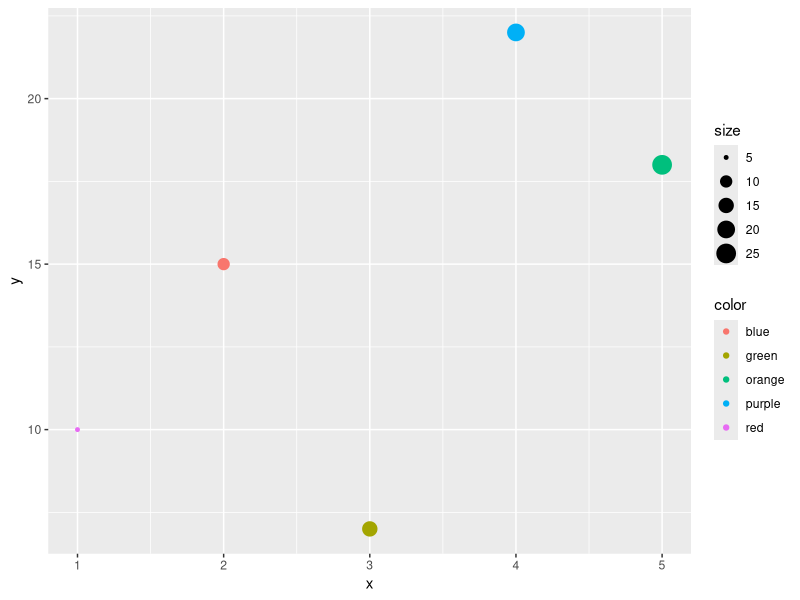

Source code (R):
library(ggplot2)

x <- c(1, 2, 3, 4, 5)
y <- c(10, 15, 7, 22, 18)
size <- c(5, 10, 15, 20, 25)
color <- c("red", "blue", "green", "purple", "orange")

# 創建散點圖，根據資料調整點的大小和顏色
p <- ggplot(data = NULL, aes(x = x, y = y, size = size, color = color)) +
  geom_point()

# 顯示圖形
print(p)
